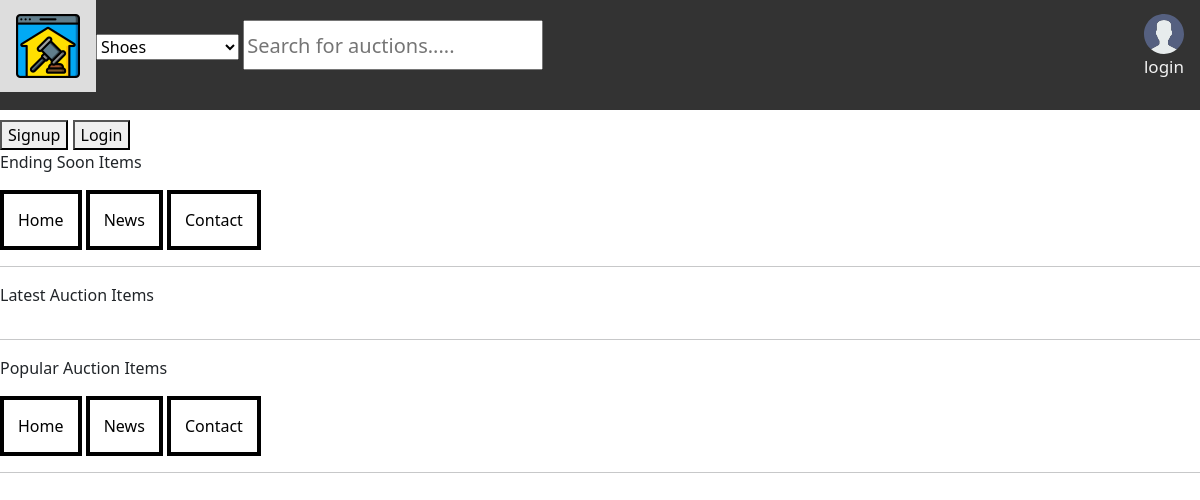
Before: / with the older database file.
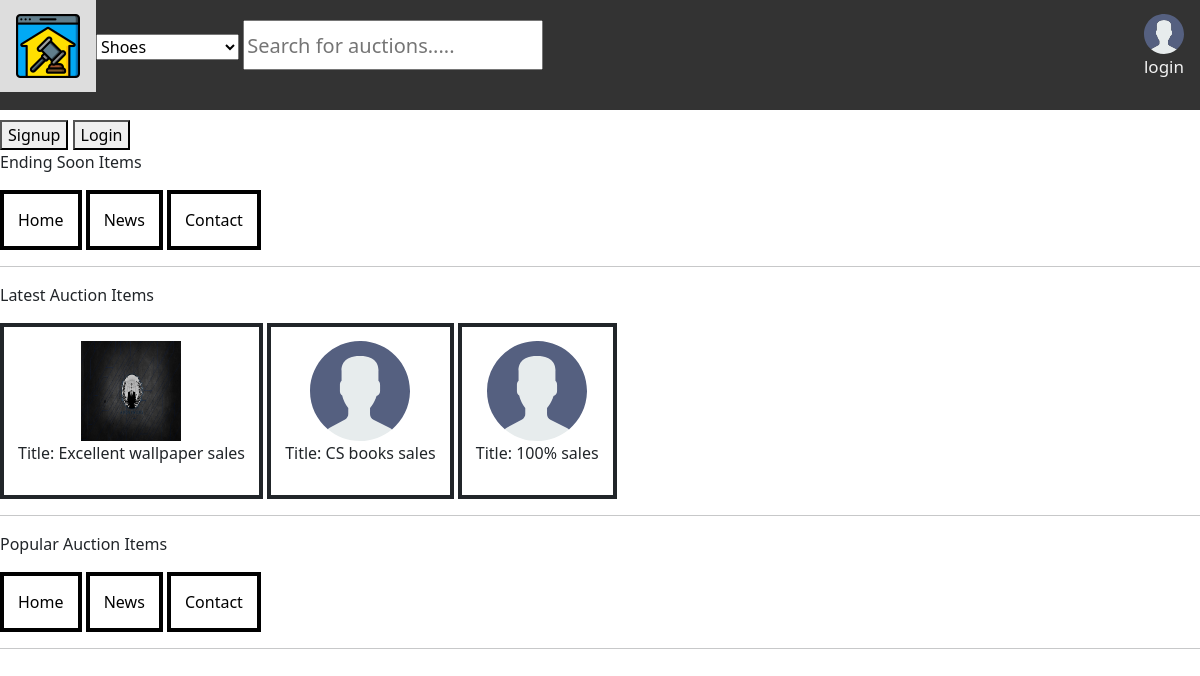
After: the same page with the newer database file.
### app_reg_login/models.py (models this page shows, shortened)
class Item(models.Model):
    seller = models.ForeignKey(User, on_delete=models.SET_NULL, null=True)
    title = models.CharField(max_length=100, null=False)
    category = models.CharField(max_length=100, null=True)
    item_name = models.CharField(max_length=200, null=False)
    description = models.TextField(null=True, blank=True)
    item_image = models.ImageField(null=True, default='avatar.svg')
    reverse_price = models.IntegerField(null=False)
    highest_price = models.IntegerField(null=True, default=0)
    item_condition = models.CharField(max_length=100, null=True, blank=False)
    start_date = models.DateTimeField(auto_now_add=True)
    class Meta:
        ordering = ['-start_date']

### app_reg_login/views.py (the view, shortened to what this page needs)
# urls.py: path('', MyView.as_view(), name='home'),
class MyView(View):
    def get(self, request):
        latest_items = Item.objects.all()
        context = {'latest_items': latest_items}
        return render(request, 'app_reg_login/home.html', context)

### app_reg_login/templates/app_reg_login/home.html (shortened to what this page needs)
{% extends 'base.html' %}
{% load static %}
{% block content %}
    {% if request.user.is_authenticated %}
        <a href="{% url 'profile' request.user.id %}"><button style="margin-top: 10px" >Profile</button></a>
        <hr>
        <form method="POST" >
            {% csrf_token %}
            <input type="submit" value="Logout" style="background-color: crimson">
        </form>
    {% else %}
        <a href="{% url 'register' %}"><button>Signup</button></a>
        <a href="{% url 'login' %}"><button>Login</button></a>
    {% endif %}
    <p>Ending Soon Items</p>
    <div class="scrollmenu">
        <a href="#home">Home</a>
        <a href="#news">News</a>
        <a href="#contact">Contact</a>
    </div>
    <hr>
    <p>Latest Auction Items</p>
    <div class="scrollmenu">
        {% for item in latest_items %}
            <a>
                <img src="{{ item.item_image.url }}" style="width: 100px; height: 100px">
                <p>Title: {{ item.title }}</p>
            </a>
        {% endfor %}
    </div>
    <hr>
    <p>Popular Auction Items</p>
    <div class="scrollmenu">
        <a href="#home">Home</a>
        <a href="#news">News</a>
        <a href="#contact">Contact</a>
    </div>
    <hr>
{% endblock %}

### templates/base.html (shortened to what this page needs)
<!DOCTYPE html>
{% load static %}
<html lang="en">
    <head>
        <link rel="stylesheet" href="https://maxcdn.bootstrapcdn.com/bootstrap/4.5.2/css/bootstrap.min.css">
        <link href="https://cdn.jsdelivr.net/npm/bootstrap@5.3.2/dist/css/bootstrap.min.css" rel="stylesheet">
    </head>
    <body>
        {% include 'navbar.html' %}
        {% block content %}
        {% endblock %}
    </body>
</html>

### templates/navbar.html (shortened to what this page needs)
{% load static %}
    <head>
        <div class="topnav">
            <a id='home_logo' href="{% url 'home' %}">
                <img src="{% static 'images/icons/auction_logo1.png' %}"/>
            </a>
            <select>
                <option value="shoes">Shoes</option>
            </select>
            <input style="height: 50px; width: 300px; font-size: 20px; margin-top: 20px" placeholder="Search for auctions..... ">
            {% if request.user.is_authenticated %}
                <a href="{% url 'profile' request.user.id %}">
                    <img width="50px" height="50px" src="{{ request.user.avatar.url }}"/>
                    <p>{{ request.user.name }}</p>
                </a>
                <a href="{% url 'sell' %}">
                    <p>SELL</p>
                </a>
            {% else %}
                <a href="{% url 'login' %}">
                    <img src="{% static 'images/avatar.svg' %}"/>
                    <p>login</p>
                </a>
            {% endif %}
        </div>
    </head>

### templates/navbar.html (style rules this page uses)
.topnav { background-color: #333; overflow: hidden; margin-bottom: 10px; }
#home_logo { float: left; }
.topnav a { float: right; color: #f2f2f2; text-align: center; padding: 14px 16px; text-decoration: none; font-size: 17px; align-self: center; }

### app_reg_login/templates/app_reg_login/home.html (style rules this page uses)
div.scrollmenu { overflow: auto; white-space: nowrap; }
div.scrollmenu a { display: inline-block; color: black; border-color: green; border: solid 4px; text-align: center; padding: 14px; text-decoration: none; }

Changed rows visible on the page:
added Item: item_image (picture), title "Excellent wallpaper sales"
added Item: item_image (placeholder picture), title "CS books sales"
added Item: item_image (placeholder picture), title "100% sales"
